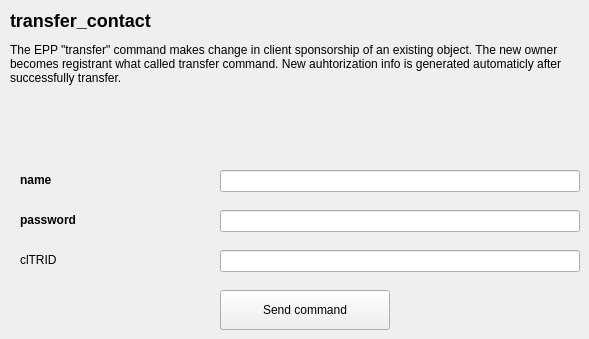
       <widget class="QWidget" name="tab" >
        <attribute name="title" >
         <string>command</string>
        </attribute>
        <widget class="QLabel" name="textLabel58" >
         <property name="geometry" >
          <rect>
           <x>20</x>
           <y>170</y>
           <width>190</width>
           <height>20</height>
          </rect>
         </property>
         <property name="text" >
          <string>&lt;b>name&lt;/b></string>
         </property>
         <property name="wordWrap" >
          <bool>false</bool>
         </property>
        </widget>
        <widget class="QLabel" name="textLabel59" >
         <property name="geometry" >
          <rect>
           <x>20</x>
           <y>210</y>
           <width>190</width>
           <height>20</height>
          </rect>
         </property>
         <property name="text" >
          <string>&lt;b>password&lt;/b></string>
         </property>
         <property name="wordWrap" >
          <bool>false</bool>
         </property>
        </widget>
        <widget class="QLabel" name="textLabel60" >
         <property name="geometry" >
          <rect>
           <x>20</x>
           <y>250</y>
           <width>190</width>
           <height>20</height>
          </rect>
         </property>
         <property name="text" >
          <string>clTRID</string>
         </property>
         <property name="wordWrap" >
          <bool>false</bool>
         </property>
        </widget>
        <widget class="QLineEdit" name="transfer_contact_cltrid" >
         <property name="geometry" >
          <rect>
           <x>220</x>
           <y>250</y>
           <width>360</width>
           <height>22</height>
          </rect>
         </property>
        </widget>
        <widget class="QPushButton" name="send_transfer_contact" >
         <property name="geometry" >
          <rect>
           <x>220</x>
           <y>290</y>
           <width>170</width>
           <height>40</height>
          </rect>
         </property>
         <property name="text" >
          <string>Send command</string>
         </property>
        </widget>
        <widget class="QLineEdit" name="transfer_contact_name" >
         <property name="geometry" >
          <rect>
           <x>220</x>
           <y>170</y>
           <width>360</width>
           <height>22</height>
          </rect>
         </property>
        </widget>
        <widget class="QLineEdit" name="transfer_contact_password" >
         <property name="geometry" >
          <rect>
           <x>220</x>
           <y>210</y>
           <width>360</width>
           <height>22</height>
          </rect>
         </property>
        </widget>
        <widget class="QLabel" name="textLabel57" >
         <property name="geometry" >
          <rect>
           <x>10</x>
           <y>10</y>
           <width>570</width>
           <height>150</height>
          </rect>
         </property>
         <property name="text" >
          <string>&lt;h2>transfer_contact&lt;/h2>
The EPP "transfer" command makes change in client sponsorship of an existing object. The new owner becomes registrant what called transfer command. New auhtorization info is generated automaticly after successfully transfer.</string>
         </property>
         <property name="alignment" >
          <set>Qt::AlignLeading|Qt::AlignLeft|Qt::AlignTop</set>
         </property>
         <property name="wordWrap" >
          <bool>true</bool>
         </property>
        </widget>
       </widget>
